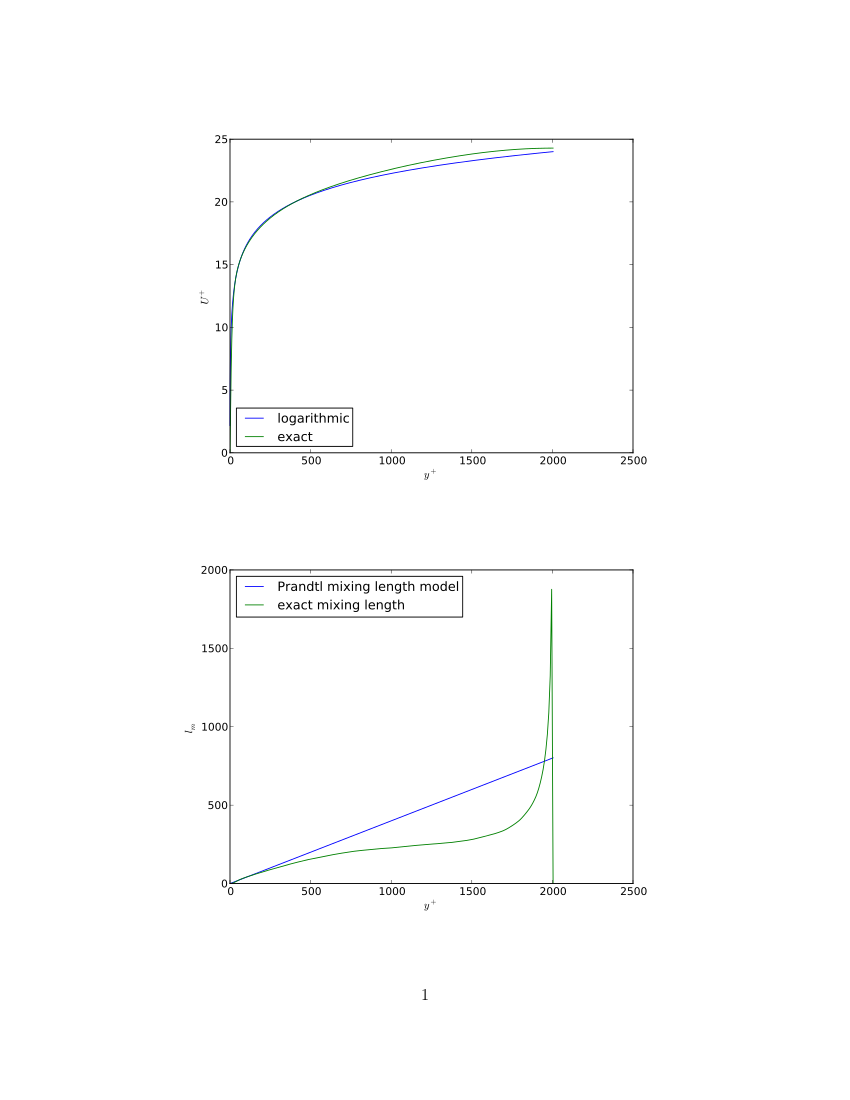

Recreate this plot in Python.
from pylab import *

close('all')

# function to calculate numerical derivatives
def numericalDerivative(u):
  dudy = zeros(N)
  for i in range(0,N):
    if i > 0 and i < N-1:
      dym = yp[i+1]-yp[i]
      dyp = yp[i]-yp[i-1]
      dudy[i] = u[i+1]*dym/((dym+dyp)*dyp) \
          + u[i]*(dyp-dym)/(dyp*dym) \
          - u[i-1]*dyp/((dym+dyp)*dym)
    elif i > 0:
      dy = yp[i]-yp[i-1]
      dudy[i] = (u[i]-u[i-1])/dy
    elif i < N-1:
      dy = yp[i+1]-yp[i]
      dudy[i] = (u[i+1]-u[i])/dy
    
  return dudy

# Simulation parameters
Re = 2003
nu = 1/0.485e+5
u_tau = 0.41302030e-1
delta = Re*nu/u_tau
kappa =0.4

prof = loadtxt('profiles/Re2000.prof', comments='%')
bal = loadtxt('balances/Re2000.bal.kbal', comments='%')

yt = prof[:,0]
yp = prof[:,1]
Up = prof[:,2]
up = prof[:,3]
vp = prof[:,4]
wp = prof[:,5]
uvp = prof[:,10]
uwp = prof[:,11]
vwp = prof[:,12]

epsilon = -bal[:,2]
production = bal[:,3]
p_diff = bal[:,5]
t_diff = bal[:,6]

k = 0.5*(up*up+vp*vp+wp*wp)

N = size(yp)

# Check log profile
figure()
plot(yp[1:], log(yp[1:])/kappa+5, label='logarithmic')
plot(yp, Up, label='exact')
legend(loc='best')
xlabel(r'$y^+$')
ylabel(r'$U^+$')

# Check mixing length validity
dUdy = numericalDerivative(Up)
dkdy = numericalDerivative(k)
l_m = kappa*delta*yp
l_exact = sqrt(abs(uvp/dUdy**2))

figure()
plot(yp, l_m, label='Prandtl mixing length model')
plot(yp, l_exact, label='exact mixing length')
legend(loc='best')
xlabel(r'$y^+$')
ylabel(r'$l_m$')

# Compare ke and exact Reynolds stress predictions
uu_exact = up*up-2/3*k
vv_exact = vp*vp-2/3*k
ww_exact = wp*wp-2/3*k
uv_exact = uvp
uw_exact = uwp
vw_exact = vwp

nu_t_ke = 0.09*k**2/epsilon
uu_ke = zeros(N)
vv_ke = zeros(N)
ww_ke = zeros(N)
uv_ke = -nu_t_ke*dUdy
uw_ke = zeros(N)
vw_ke = zeros(N)

figure()
plot(yp, uu_exact, label='uu', color='b')
plot(yp, vv_exact, label='vv', color='r')
plot(yp, ww_exact, label='ww', color='g')
plot(yp, uv_exact, label='uv', color='m')
plot(yp, uw_exact, label='uw', color='c')
plot(yp, vw_exact, label='vw', color='y')

plot(yp, uu_ke, linestyle='--', label='uu', color='b')
plot(yp, vv_ke, linestyle='--', label='vv', color='r')
plot(yp, ww_ke, linestyle='--', label='ww', color='g')
plot(yp, uv_ke, linestyle='--', label='uv', color='m')
plot(yp, uw_ke, linestyle='--', label='uw', color='c')
plot(yp, vw_ke, linestyle='--', label='vw', color='y')
legend(loc='best')
xlabel(r'$y^+$')
ylabel(r'$\overline{u_iu_j}-\frac{2}{3}k\delta_{ij}$')

# ke estimate of the production term
production_ke = nu_t_ke*dUdy**2

figure()
plot(yp, production, label='exact')
plot(yp, production_ke, label='ke')
legend(loc='best')
xlabel(r'$y^+$')
ylabel(r'turbulent production')

figure()
transport_exact = t_diff + p_diff
transport_ke = numericalDerivative(nu_t_ke*dkdy)
plot(yp, transport_exact, label='exact')
plot(yp, transport_ke, label='ke')
legend(loc='best')
xlabel(r'$y^+$')
ylabel(r'turbulent transport')

show()
